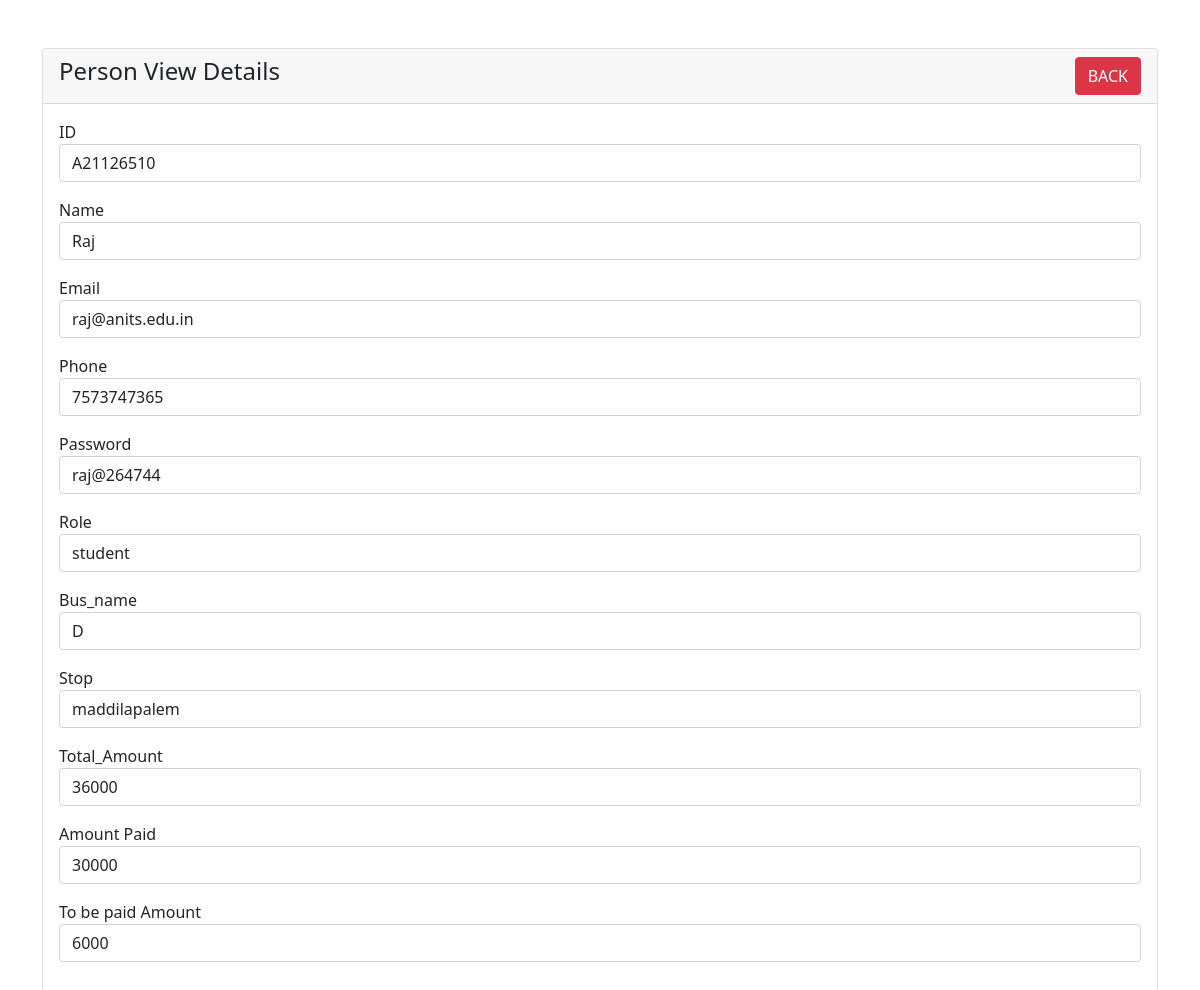
The app's page /sview.php?id=A21126510 with its own data.
### tables this page shows
CREATE TABLE `student_login_details` (
  `Id` varchar(10) NOT NULL,
  `username` varchar(50) NOT NULL,
  `password` varchar(20) NOT NULL,
  `email` varchar(30) NOT NULL,
  `phone_no` bigint(10) NOT NULL,
  `role` varchar(20) NOT NULL,
  `bus_name` varchar(10) NOT NULL,
  `stop` varchar(20) NOT NULL,
  `total_amount` double NOT NULL,
  `paid_amount` double NOT NULL,
  `to_be_paid` double NOT NULL
);

### sview.php (the view, shortened to what this page needs)
<?php
require 'connection.php';
?>
<!doctype html>
<html lang="en">
  <head>
    <link href="https://cdn.jsdelivr.net/npm/bootstrap@5.1.3/dist/css/bootstrap.min.css" rel="stylesheet">
</head>
<body>
    <div class="container mt-5">
        <div class="row">
            <div class="col-md-12">
                <div class="card">
                    <div class="card-header">
                        <h4>Person View Details
                            <a href="Student.php" class="btn btn-danger float-end">BACK</a>
                        </h4>
                    </div>
                    <div class="card-body">
                        <?php
                        if(isset($_GET['id']))
                        {
                            $student_id = mysqli_real_escape_string($con, $_GET['id']);
                            $query = "SELECT * FROM student_login_details WHERE id='$student_id' ";
                            $query_run = mysqli_query($con, $query);
                            if(mysqli_num_rows($query_run) > 0)
                            {
                                $student = mysqli_fetch_array($query_run);
                                ?>
                                    <div class="mb-3">
                                        <label>ID</label>
                                        <p class="form-control">
                                            <?=$student['Id'];?>
                                        </p>
                                    </div>
                                    <div class="mb-3">
                                        <label>Name</label>
                                        <p class="form-control">
                                            <?=$student['username'];?>
                                        </p>
                                    </div>
                                    <div class="mb-3">
                                        <label>Email</label>
                                        <p class="form-control">
                                            <?=$student['email'];?>
                                        </p>
                                    </div>
                                    <div class="mb-3">
                                        <label>Phone</label>
                                        <p class="form-control">
                                            <?=$student['phone_no'];?>
                                        </p>
                                    </div>
                                    <div class="mb-3">
                                        <label>Password</label>
                                        <p class="form-control">
                                            <?=$student['password'];?>
                                        </p>
                                    </div>
                                    <div class="mb-3">
                                        <label>Role</label>
                                        <p class="form-control">
                                            <?=$student['role'];?>
                                        </p>
                                    </div>
                                    <div class="mb-3">
                                        <label>Bus_name</label>
                                        <p class="form-control">
                                            <?=$student['bus_name'];?>
                                        </p>
                                    </div>
                                    <div class="mb-3">
                                        <label>Stop</label>
                                        <p class="form-control">
                                            <?=$student['stop'];?>
                                        </p>
                                    </div>
                                    <div class="mb-3">
                                        <label>Total_Amount</label>
                                        <p class="form-control">
                                            <?=$student['total_amount'];?>
                                        </p>
                                    </div>
                                    <div class="mb-3">
                                        <label>Amount Paid</label>
                                        <p class="form-control">
                                            <?=$student['paid_amount'];?>
                                        </p>
                                    </div>
                                    <div class="mb-3">
                                        <label>To be paid Amount</label>
                                        <p class="form-control">
                                            <?=$student['to_be_paid'];?>
                                        </p>
                                    </div>
                                <?php
                            }
                            else
                            {
                                echo "<h4>No Such Id Found</h4>";
                            }
                        }
                        ?>
                    </div>
                </div>
            </div>
        </div>
    </div>
</body>
</html>

### records on screen
student_login_details: Id "A21126510", username "Raj", email "raj@anits.edu.in", phone_no "7573747365", password "raj@264744", role "student", bus_name "D", stop "maddilapalem", total_amount "36000", paid_amount "30000", to_be_paid "6000"
